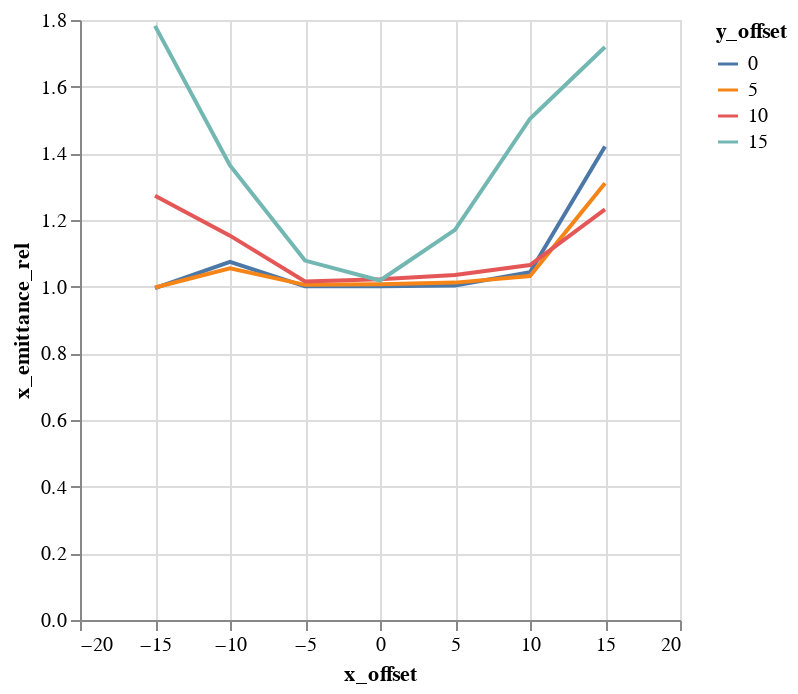

Source (notebook cell):
### Code cell
alt.Chart(emit_df).mark_line().encode(
    color='y_offset:N',
    x='x_offset',
    y='x_emittance_rel',
)

### Figure 1 — Vega-Lite specification as saved in the notebook (floating-point values rounded to 4 significant figures)
{"$schema": "https://vega.github.io/schema/vega-lite/v1.2.1.json", "data": {"values": [{"losses": 166, "relbeta": 0.002308, "sourceID": 16777222, "sourceName": "x_-15_y_0", "x_emittance": 1.614, "x_emittance_rel": 0.9955, "x_norm_emittance": 0.003725, "x_offset": -15, "y_emittance": 1.552, "y_emittance_rel": 0.987, "y_norm_emittance": 0.003582, "y_offset": 0}, {"losses": 156, "relbeta": 0.002308, "sourceID": 16777229, "sourceName": "x_-15_y_5", "x_emittance": 1.589, "x_emittance_rel": 0.9977, "x_norm_emittance": 0.003669, "x_offset": -15, "y_emittance": 1.566, "y_emittance_rel": 0.9824, "y_norm_emittance": 0.003614, "y_offset": 5}, {"losses": 158, "relbeta": 0.002308, "sourceID": 16777236, "sourceName": "x_-15_y_10", "x_emittance": 2.059, "x_emittance_rel": 1.273, "x_norm_emittance": 0.004752, "x_offset": -15, "y_emittance": 1.781, "y_emittance_rel": 1.115, "y_norm_emittance": 0.004111, "y_offset": 10}, {"losses": 144, "relbeta": 0.002309, "sourceID": 16777243, "sourceName": "x_-15_y_15", "x_emittance": 2.979, "x_emittance_rel": 1.782, "x_norm_emittance": 0.006876, "x_offset": -15, "y_emittance": 3.654, "y_emittance_rel": 2.198, "y_norm_emittance": 0.008434, "y_offset": 15}, {"losses": 2, "relbeta": 0.002308, "sourceID": 16777220, "sourceName": "x_-10_y_0", "x_emittance": 1.711, "x_emittance_rel": 1.075, "x_norm_emittance": 0.003949, "x_offset": -10, "y_emittance": 1.57, "y_emittance_rel": 1.011, "y_norm_emittance": 0.003625, "y_offset": 0}, {"losses": 2, "relbeta": 0.002308, "sourceID": 16777227, "sourceName": "x_-10_y_5", "x_emittance": 1.702, "x_emittance_rel": 1.055, "x_norm_emittance": 0.003928, "x_offset": -10, "y_emittance": 1.614, "y_emittance_rel": 1.022, "y_norm_emittance": 0.003727, "y_offset": 5}, {"losses": 3, "relbeta": 0.002308, "sourceID": 16777234, "sourceName": "x_-10_y_10", "x_emittance": 1.714, "x_emittance_rel": 1.153, "x_norm_emittance": 0.003957, "x_offset": -10, "y_emittance": 1.781, "y_emittance_rel": 1.07, "y_norm_emittance": 0.004112, "y_offset": 10}, {"losses": 1, "relbeta": 0.002308, "sourceID": 16777241, "sourceName": "x_-10_y_15", "x_emittance": 1.977, "x_emittance_rel": 1.364, "x_norm_emittance": 0.004564, "x_offset": -10, "y_emittance": 2.084, "y_emittance_rel": 1.275, "y_norm_emittance": 0.00481, "y_offset": 15}, {"losses": 0, "relbeta": 0.002308, "sourceID": 16777218, "sourceName": "x_-5_y_0", "x_emittance": 1.678, "x_emittance_rel": 1.001, "x_norm_emittance": 0.003874, "x_offset": -5, "y_emittance": 1.721, "y_emittance_rel": 1.002, "y_norm_emittance": 0.003974, "y_offset": 0}, {"losses": 0, "relbeta": 0.002308, "sourceID": 16777225, "sourceName": "x_-5_y_5", "x_emittance": 1.532, "x_emittance_rel": 1.005, "x_norm_emittance": 0.003536, "x_offset": -5, "y_emittance": 1.635, "y_emittance_rel": 1.005, "y_norm_emittance": 0.003773, "y_offset": 5}, {"losses": 0, "relbeta": 0.002308, "sourceID": 16777232, "sourceName": "x_-5_y_10", "x_emittance": 1.535, "x_emittance_rel": 1.016, "x_norm_emittance": 0.003544, "x_offset": -5, "y_emittance": 1.555, "y_emittance_rel": 1.006, "y_norm_emittance": 0.003589, "y_offset": 10}, {"losses": 0, "relbeta": 0.002308, "sourceID": 16777239, "sourceName": "x_-5_y_15", "x_emittance": 1.824, "x_emittance_rel": 1.078, "x_norm_emittance": 0.004211, "x_offset": -5, "y_emittance": 1.666, "y_emittance_rel": 1.107, "y_norm_emittance": 0.003846, "y_offset": 15}, {"losses": 0, "relbeta": 0.002308, "sourceID": 16777216, "sourceName": "x_0_y_0", "x_emittance": 1.542, "x_emittance_rel": 1.001, "x_norm_emittance": 0.00356, "x_offset": 0, "y_emittance": 1.536, "y_emittance_rel": 0.9997, "y_norm_emittance": 0.003546, "y_offset": 0}, {"losses": 0, "relbeta": 0.002308, "sourceID": 16777223, "sourceName": "x_0_y_5", "x_emittance": 1.551, "x_emittance_rel": 1.007, "x_norm_emittance": 0.003582, "x_offset": 0, "y_emittance": 1.53, "y_emittance_rel": 0.997, "y_norm_emittance": 0.003533, "y_offset": 5}, {"losses": 0, "relbeta": 0.002308, "sourceID": 16777230, "sourceName": "x_0_y_10", "x_emittance": 1.434, "x_emittance_rel": 1.022, "x_norm_emittance": 0.003311, "x_offset": 0, "y_emittance": 1.493, "y_emittance_rel": 1.012, "y_norm_emittance": 0.003448, "y_offset": 10}, {"losses": 0, "relbeta": 0.002308, "sourceID": 16777237, "sourceName": "x_0_y_15", "x_emittance": 1.801, "x_emittance_rel": 1.018, "x_norm_emittance": 0.004157, "x_offset": 0, "y_emittance": 1.647, "y_emittance_rel": 1.021, "y_norm_emittance": 0.003802, "y_offset": 15}, {"losses": 0, "relbeta": 0.002308, "sourceID": 16777217, "sourceName": "x_5_y_0", "x_emittance": 1.555, "x_emittance_rel": 1.003, "x_norm_emittance": 0.00359, "x_offset": 5, "y_emittance": 1.673, "y_emittance_rel": 0.9994, "y_norm_emittance": 0.003863, "y_offset": 0}, {"losses": 0, "relbeta": 0.002308, "sourceID": 16777224, "sourceName": "x_5_y_5", "x_emittance": 1.622, "x_emittance_rel": 1.012, "x_norm_emittance": 0.003744, "x_offset": 5, "y_emittance": 1.488, "y_emittance_rel": 1.01, "y_norm_emittance": 0.003435, "y_offset": 5}, {"losses": 0, "relbeta": 0.002308, "sourceID": 16777231, "sourceName": "x_5_y_10", "x_emittance": 1.514, "x_emittance_rel": 1.035, "x_norm_emittance": 0.003494, "x_offset": 5, "y_emittance": 1.672, "y_emittance_rel": 1.049, "y_norm_emittance": 0.00386, "y_offset": 10}, {"losses": 0, "relbeta": 0.002308, "sourceID": 16777238, "sourceName": "x_5_y_15", "x_emittance": 1.871, "x_emittance_rel": 1.17, "x_norm_emittance": 0.004318, "x_offset": 5, "y_emittance": 1.932, "y_emittance_rel": 1.228, "y_norm_emittance": 0.004461, "y_offset": 15}, {"losses": 0, "relbeta": 0.002309, "sourceID": 16777219, "sourceName": "x_10_y_0", "x_emittance": 1.585, "x_emittance_rel": 1.043, "x_norm_emittance": 0.003659, "x_offset": 10, "y_emittance": 1.6, "y_emittance_rel": 1.0, "y_norm_emittance": 0.003693, "y_offset": 0}, {"losses": 0, "relbeta": 0.002308, "sourceID": 16777226, "sourceName": "x_10_y_5", "x_emittance": 1.494, "x_emittance_rel": 1.032, "x_norm_emittance": 0.003448, "x_offset": 10, "y_emittance": 1.538, "y_emittance_rel": 1.021, "y_norm_emittance": 0.00355, "y_offset": 5}, {"losses": 0, "relbeta": 0.002308, "sourceID": 16777233, "sourceName": "x_10_y_10", "x_emittance": 1.856, "x_emittance_rel": 1.065, "x_norm_emittance": 0.004284, "x_offset": 10, "y_emittance": 1.711, "y_emittance_rel": 1.061, "y_norm_emittance": 0.00395, "y_offset": 10}, {"losses": 0, "relbeta": 0.002308, "sourceID": 16777240, "sourceName": "x_10_y_15", "x_emittance": 2.365, "x_emittance_rel": 1.504, "x_norm_emittance": 0.00546, "x_offset": 10, "y_emittance": 2.437, "y_emittance_rel": 1.613, "y_norm_emittance": 0.005627, "y_offset": 15}, {"losses": 0, "relbeta": 0.002308, "sourceID": 16777221, "sourceName": "x_15_y_0", "x_emittance": 2.129, "x_emittance_rel": 1.42, "x_norm_emittance": 0.004914, "x_offset": 15, "y_emittance": 1.58, "y_emittance_rel": 1.001, "y_norm_emittance": 0.003646, "y_offset": 0}, {"losses": 1, "relbeta": 0.002308, "sourceID": 16777228, "sourceName": "x_15_y_5", "x_emittance": 2.059, "x_emittance_rel": 1.31, "x_norm_emittance": 0.004753, "x_offset": 15, "y_emittance": 1.491, "y_emittance_rel": 1.003, "y_norm_emittance": 0.003441, "y_offset": 5}, {"losses": 0, "relbeta": 0.002308, "sourceID": 16777235, "sourceName": "x_15_y_10", "x_emittance": 1.999, "x_emittance_rel": 1.232, "x_norm_emittance": 0.004614, "x_offset": 15, "y_emittance": 1.773, "y_emittance_rel": 1.097, "y_norm_emittance": 0.004094, "y_offset": 10}, {"losses": 0, "relbeta": 0.002308, "sourceID": 16777242, "sourceName": "x_15_y_15", "x_emittance": 2.604, "x_emittance_rel": 1.719, "x_norm_emittance": 0.006012, "x_offset": 15, "y_emittance": 3.095, "y_emittance_rel": 1.95, "y_norm_emittance": 0.007145, "y_offset": 15}]}, "encoding": {"color": {"field": "y_offset", "type": "nominal"}, "x": {"field": "x_offset", "type": "quantitative"}, "y": {"field": "x_emittance_rel", "type": "quantitative"}}, "mark": "line"}
